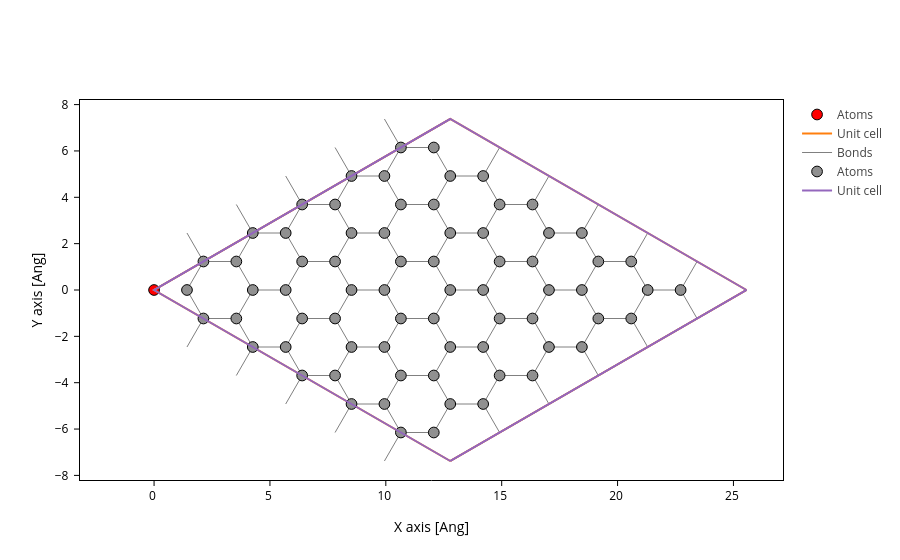

Write notebook code for a chart like this one.
### Markdown cell above
Removing an atom can be done with `Geometry.remove`. The routine takes an index, or a list of indices of the atoms to be removed. For instance removing the first atom will result in the following geometry (red atom is the removed atom)

### Code cell
coord = graphene.sub(0)
coord.plot(axes="xy", atoms_style={"color": "red"}).merge(
    graphene.remove(0).plot(axes="xy")
)

### Figure 1 — Plotly figure (JSON) as saved in the notebook; plotly's stock layout.template omitted (floating-point values rounded to 4 significant figures; data arrays with more than 128 entries replaced by an {"elided": "..."} marker saying what was removed)
{"data": [{"marker": {"color": "red", "line": {"color": "black", "width": 1}, "opacity": 1.0, "size": 10.72}, "meta": {"i_plot": 0}, "mode": "markers", "name": "Atoms", "opacity": 1, "type": "scatter", "x": [0.0], "y": [0.0]}, {"meta": {"i_plot": 0}, "mode": "lines", "name": "Unit cell", "type": "scatter", "x": [0.0, 12.78, 25.56, 25.56, 12.78, 12.78, null, 12.78, 0.0, 0.0, 12.78, 12.78, 0.0, null, 25.56, 12.78, null, 25.56, 12.78], "y": [0.0, 7.379, 0.0, 0.0, 7.379, 7.379, null, 7.379, 0.0, 0.0, -7.379, -7.379, 0.0, null, 0.0, -7.379, null, 0.0, -7.379]}, {"line": {"color": "gray", "width": 1.0}, "meta": {"i_plot": 1}, "mode": "lines", "name": "Bonds", "opacity": 1.0, "type": "scatter", "x": {"elided": "2415 float values"}, "y": {"elided": "2415 float values"}}, {"marker": {"color": "#909090", "line": {"color": "black", "width": 1}, "opacity": 1.0, "size": 10.72}, "meta": {"i_plot": 1}, "mode": "markers", "name": "Atoms", "opacity": 1, "type": "scatter", "x": [1.42, 2.13, 3.55, 4.26, 5.68, 6.39, 7.81, 8.52, 9.94, 10.65, 12.07, 2.13, 3.55, 4.26, 5.68, 6.39, 7.81, 8.52, 9.94, 10.65, 12.07, 12.78, 14.2, 4.26, 5.68, 6.39, 7.81, 8.52, 9.94, 10.65, 12.07, 12.78, 14.2, 14.91, 16.33, 6.39, 7.81, 8.52, 9.94, 10.65, 12.07, 12.78, 14.2, 14.91, 16.33, 17.04, 18.46, 8.52, 9.94, 10.65, 12.07, 12.78, 14.2, 14.91, 16.33, 17.04, 18.46, 19.17, 20.59, 10.65, 12.07, 12.78, 14.2, 14.91, 16.33, 17.04, 18.46, 19.17, 20.59, 21.3, 22.72], "y": [0.0, -1.23, -1.23, -2.46, -2.46, -3.689, -3.689, -4.919, -4.919, -6.149, -6.149, 1.23, 1.23, 0.0, 0.0, -1.23, -1.23, -2.46, -2.46, -3.689, -3.689, -4.919, -4.919, 2.46, 2.46, 1.23, 1.23, 0.0, 0.0, -1.23, -1.23, -2.46, -2.46, -3.689, -3.689, 3.689, 3.689, 2.46, 2.46, 1.23, 1.23, 0.0, 0.0, -1.23, -1.23, -2.46, -2.46, 4.919, 4.919, 3.689, 3.689, 2.46, 2.46, 1.23, 1.23, 0.0, 0.0, -1.23, -1.23, 6.149, 6.149, 4.919, 4.919, 3.689, 3.689, 2.46, 2.46, 1.23, 1.23, 0.0, 0.0]}, {"meta": {"i_plot": 1}, "mode": "lines", "name": "Unit cell", "type": "scatter", "x": [0.0, 12.78, 25.56, 25.56, 12.78, 12.78, null, 12.78, 0.0, 0.0, 12.78, 12.78, 0.0, null, 25.56, 12.78, null, 25.56, 12.78], "y": [0.0, 7.379, 0.0, 0.0, 7.379, 7.379, null, 7.379, 0.0, 0.0, -7.379, -7.379, 0.0, null, 0.0, -7.379, null, 0.0, -7.379]}], "layout": {"scene": {"aspectmode": "data", "xaxis": {"title": {"text": "X axis [Ang]"}}, "yaxis": {"title": {"text": "Y axis [Ang]"}}}, "xaxis": {"scaleanchor": "y", "scaleratio": 1, "title": {"text": "X axis [Ang]"}}, "yaxis": {"title": {"text": "Y axis [Ang]"}}}}
